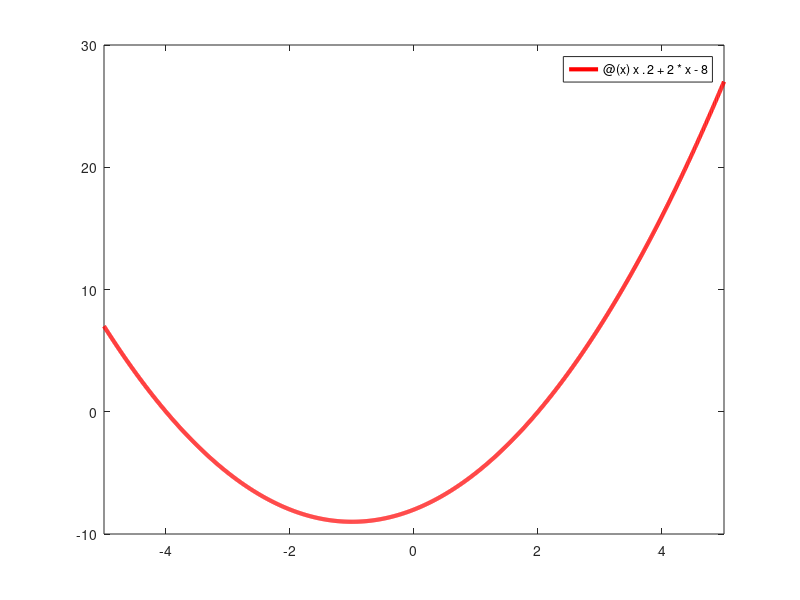

The MATLAB script that drew this image: (Note: this script raises an error after producing the figure.)
% function
f = @(x) x.^2 + 2*x - 8; 

% plot
figure1 = figure;
fplot(f, [-5 5], '-r', 'LineWidth', 3);
plot_f = GraderHelper.save_plot(figure1); 

% roots, where a < b
a = -4;
b = 2;

% store the solution
grader_helper_solution = GraderHelper.store_solution('f', 'plot_f', 'a', 'b');